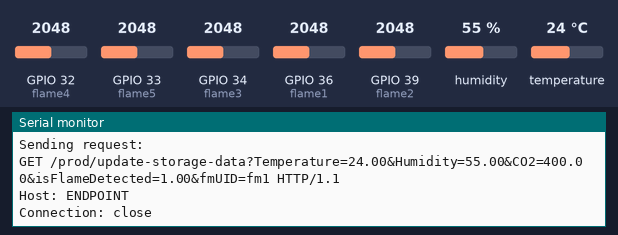
Bench run of a sketch on a simulated ESP32. Parts: the last lines printed to the serial monitor. The inputs (shaded band) are chosen by the test bench; at power-on: humidity 55 %, temperature 24 °C, GPIO 32 (flame4) = 2048, GPIO 33 (flame5) = 2048, GPIO 34 (flame3) = 2048, GPIO 36 (flame1) = 2048, GPIO 39 (flame2) = 2048. WiFi joins after 1.5 s; servers stay silent unless stated.

Above: at 3.2 s.
3.3 s: humidity set to 22 %
At 4.9 s:
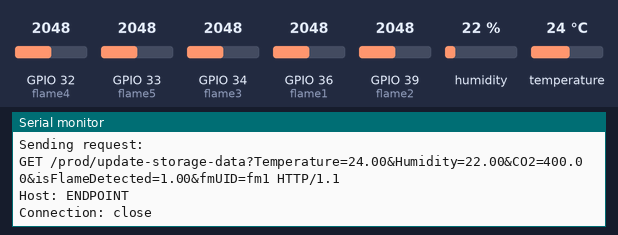
5.0 s: temperature set to 12 °C
6.7 s: humidity set to 40 %
At 7.5 s:
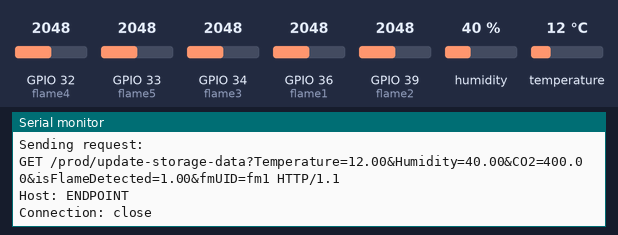
Timing chart, 0 to 9.7 s (numbered marks = the images above; inputs shaded):
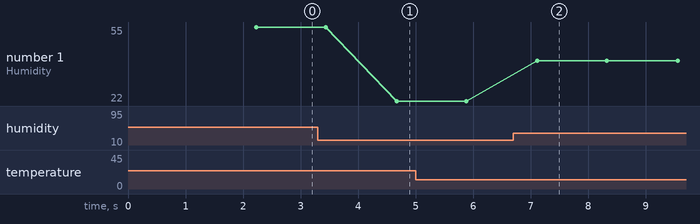

Measured:
- after the input at 3.3 s, the serial monitor: prints a new line after 1.4 s (image 1)
- after the input at 6.7 s, the serial monitor: prints a new line after 0.41 s (image 2)
- plotted number 1: 55 → 22 after the input at 3.3 s, 22 → 40 after the input at 6.7 s

The sketch:

Storage_module.ino
```cpp
#include <DHT.h>
#include <WiFi.h>
#include <WiFiClientSecure.h>

#define DHTPIN 3
#define DHTTYPE DHT11
DHT dht(DHTPIN, DHTTYPE);

const char* ssid = "ssid";
const char* password = "pass";
const char* host = "ENDPOINT";
const int httpsPort = 443;
const int flame1 = 36;
const int flame2 = 39;
const int flame3 = 34;
const int flame4 = 32;
const int flame5 = 33;

void setup() {
  Serial.begin(115200);
  dht.begin();
  WiFi.begin(ssid, password);
  while (WiFi.status() != WL_CONNECTED) {
    delay(1000);
    Serial.println("Connecting to WiFi...");
  }
  Serial.println("Connected to WiFi");
}

void loop() {
  String fmUID = "fm1";
  float humid = dht.readHumidity();
  float temp = dht.readTemperature();
  float flameval_1 = analogRead(flame1);
  float flameval_2 = analogRead(flame2);
  float flameval_3 = analogRead(flame3);
  float flameval_4 = analogRead(flame4);
  float flameval_5 = analogRead(flame5);
  float isFlameDetected = 0.00;
  float CO2_ppm = 400;


  if(flameval_1 >= 20.00 || flameval_2 >= 20.00 || flameval_3 >= 20.00 || flameval_4 >= 20.00 || flameval_5 >= 20.00)
  {
    isFlameDetected = 1.00;
  }

  WiFiClientSecure client2;
  client2.setInsecure();

  if (client2.connect(host, httpsPort)) {
    String getRequest = "GET /prod/update-storage-data?Temperature="+String(temp)+"&Humidity="+String(humid)+"&CO2="+String(CO2_ppm)+"&isFlameDetected="+String(isFlameDetected)+"&fmUID="+fmUID+" HTTP/1.1\r\n";
    getRequest += "Host: " + String(host) + "\r\n";
    getRequest += "Connection: close\r\n\r\n";
    Serial.println("Sending request:");
    Serial.println(getRequest);
    client2.print(getRequest);
    client2.stop();

  }

  delay(1000);
}
```
